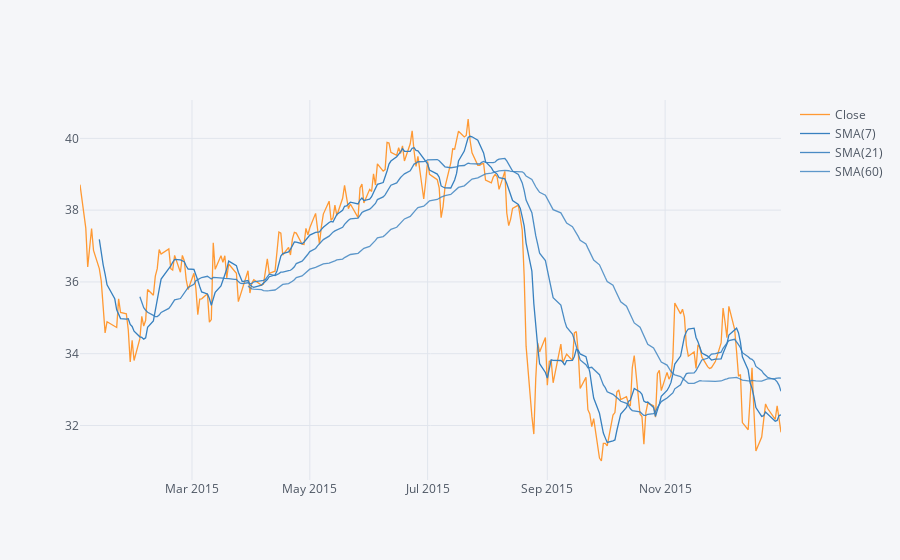

Notebook cell for this chart:
### Markdown cell above
** Use .ta_plot(study='sma') to create a Simple Moving Averages plot of Morgan Stanley for the year 2015.**

### Code cell
MS.loc["2015-01-01":"2016-01-01"]["Close"].ta_plot(study="sma",periods = [7,21,60])

### Figure 1 — Plotly figure (JSON) as saved in the notebook; plotly's stock layout.template omitted (floating-point values rounded to 4 significant figures; data arrays with more than 128 entries replaced by an {"elided": "..."} marker saying what was removed)
{"data": [{"line": {"color": "rgba(255, 153, 51, 1.0)", "dash": "solid", "shape": "linear", "width": 1.3}, "mode": "lines", "name": "Close", "text": "", "type": "scatter", "x": {"elided": "252 str values"}, "y": {"elided": "252 float values"}}, {"line": {"color": "rgba(55, 128, 191, 1.0)", "dash": "solid", "shape": "linear", "width": 1.3}, "mode": "lines", "name": "SMA(7)", "text": "", "type": "scatter", "x": {"elided": "252 str values"}, "y": {"elided": "252 mixed values"}}, {"line": {"color": "rgba(55, 128, 191, 0.8999999999999999)", "dash": "solid", "shape": "linear", "width": 1.3}, "mode": "lines", "name": "SMA(21)", "text": "", "type": "scatter", "x": {"elided": "252 str values"}, "y": {"elided": "252 mixed values"}}, {"line": {"color": "rgba(55, 128, 191, 0.7999999999999998)", "dash": "solid", "shape": "linear", "width": 1.3}, "mode": "lines", "name": "SMA(60)", "text": "", "type": "scatter", "x": {"elided": "252 str values"}, "y": {"elided": "252 mixed values"}}], "layout": {"legend": {"bgcolor": "#F5F6F9", "font": {"color": "#4D5663"}}, "paper_bgcolor": "#F5F6F9", "plot_bgcolor": "#F5F6F9", "title": {"font": {"color": "#4D5663"}}, "xaxis": {"gridcolor": "#E1E5ED", "showgrid": true, "tickfont": {"color": "#4D5663"}, "title": {"font": {"color": "#4D5663"}, "text": ""}, "zerolinecolor": "#E1E5ED"}, "yaxis": {"gridcolor": "#E1E5ED", "showgrid": true, "tickfont": {"color": "#4D5663"}, "title": {"font": {"color": "#4D5663"}, "text": ""}, "zerolinecolor": "#E1E5ED"}}}
